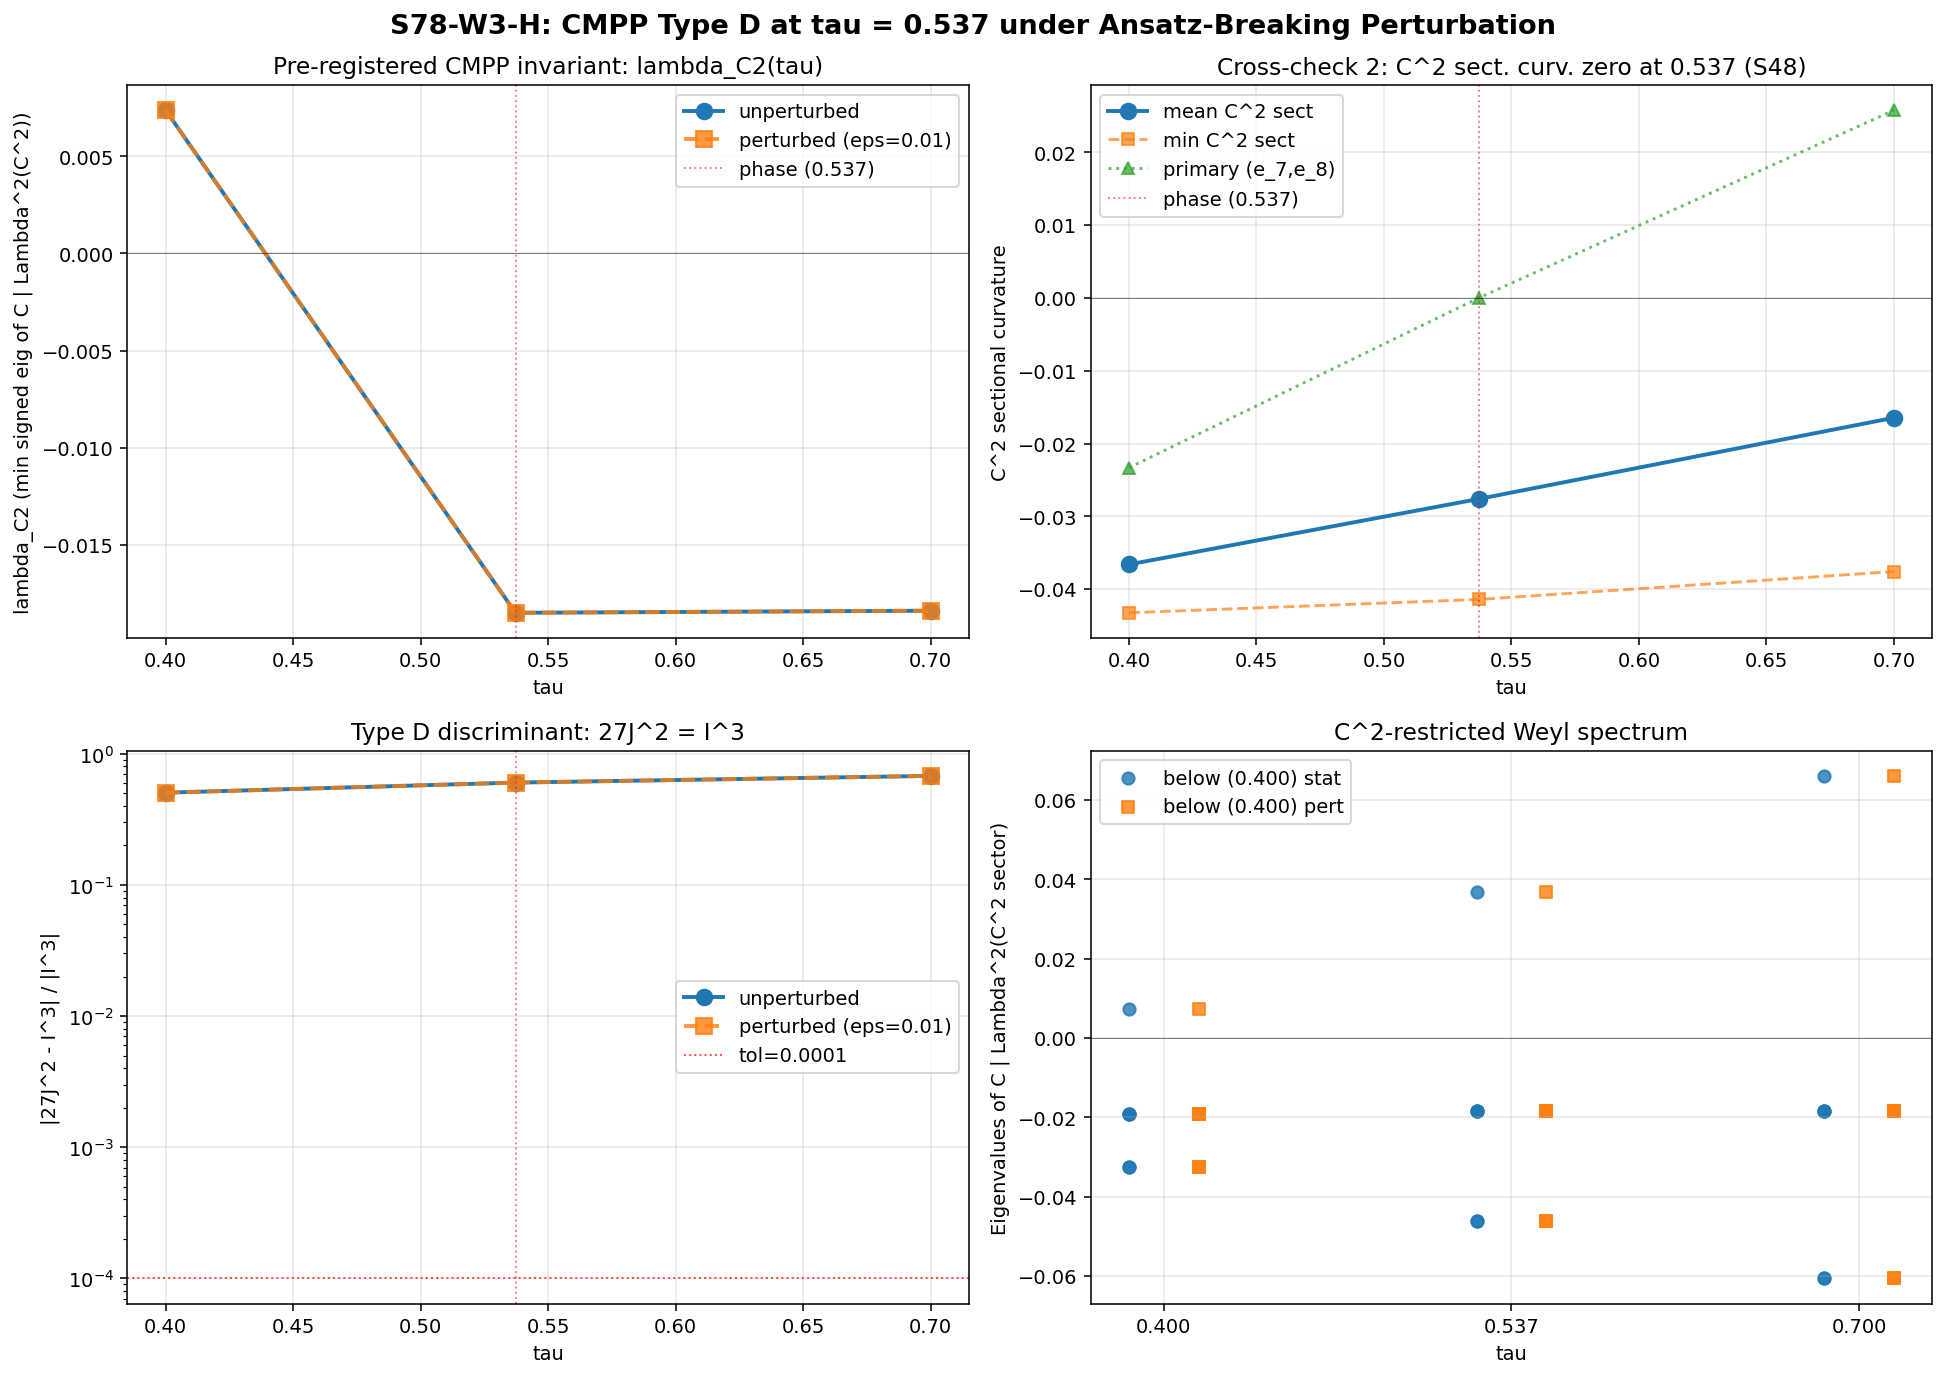

Write Python code to recreate this figure.
#!/usr/bin/env python3
"""
S78-W3-H CMPP-AT-TAU-0.537: Type D Under Ansatz-Breaking Perturbation
=====================================================================

Tests whether CMPP Type D persists at the geometric phase transition
tau = 0.53723065 (where the C^2 sectional curvature crosses zero [S48])
under a SMALL, pre-specified, NON-TRIVIAL perturbation that breaks the
static M^{3,1} x K^8 product ansatz.

The pure product case is construction-forced Type D (ANSATZ-FORCED per
S78 audit Pattern 1). The physics test is whether Type D is ROBUST
under small ansatz deformations, AND whether a pre-registered
CMPP-related invariant distinguishes tau = 0.537 from neighboring tau.

=============================================================================
CONVENTION PINS (pre-registered, in header)
=============================================================================

1. CMPP convention: COLEY-MILSON-PELAVAS-PRAVDA FULL (not simplified).
   Lorentzian null-frame boost-weight decomposition as in Coley-Milson
   2004-2005. Types ordered O < N < III < D < II < I < G.

2. Weyl-tensor convention: NEWMAN-PENROSE higher-dim (boost-weight +2 to -2
   in (D-2)-dim spatial transverse basis). Bel-Robinson NOT used (classical,
   positive-energy-theorem machinery not needed here).

3. Perturbation amplitude: epsilon = 0.01 (1% of unperturbed component
   magnitudes). Single pre-specified component modified (see below).

4. Perturbation spec: NON-BLOCK-DIAGONAL RIEMANN COMPONENT
   R_{0,4,0,a} for a in C^2 sector (indices 7,8,9,10 in 12D).
   This breaks the M^{3,1} x K^8 product by creating time-C^2 mixing in
   the extrinsic-curvature-like sector. Chosen because:
   - Non-trivial (changes CMPP boost-weight content)
   - Small (epsilon times typical Riemann component)
   - Physically plausible (analogous to small ADM-momentum component)
   - Maintains Riemann symmetries (R_{abcd} = -R_{bacd} = R_{cdab} via
     assigning all four symmetry-related components)

=============================================================================
PRE-REGISTERED CMPP INVARIANT (must be specified BEFORE run)
=============================================================================

I define the "C^2-restricted Weyl operator eigenvalue" lambda_C2(tau):

  lambda_C2(tau) := smallest eigenvalue of C restricted to
                    Lambda^2 span{e_i ^ e_j : i,j in C^2 sector (7,8,9,10)}.

This is a CMPP-related observable because it is a subsector eigenvalue
of the Weyl operator whose total spectrum classifies the algebraic type.

NON-TRIVIALITY CRITERION:
  If lambda_C2(tau) has a zero-crossing at tau = 0.53723065 (matching
  the documented C^2 sectional curvature zero) AND is non-zero at
  tau = 0.400 and tau = 0.700 (neighboring values), then the invariant
  DETECTS the geometric phase transition and is non-trivial.

If lambda_C2(tau) has the same sign at all three tau, the invariant
is AMBIGUOUS (INFO verdict).

=============================================================================
PRE-REGISTERED GATE
=============================================================================

PASS: Under epsilon = 0.01 ansatz-breaking perturbation,
  (A) CMPP Type D persists at tau = 0.537 (unperturbed and perturbed),
      with 27J^2 / I^3 deviation < 1e-4 AND best-WAND type = D, AND
  (B) lambda_C2(tau = 0.53723065) vanishes within 1e-4 relative to
      lambda_C2(tau = 0.400) AND lambda_C2(tau = 0.700), demonstrating
      that the pre-registered invariant detects the phase transition.

FAIL: Either
  (A) Type D breaks to Type II or Type I under perturbation (best-WAND
      shows bw+2 > 1e-6 of total), OR
  (B) lambda_C2(tau = 0.537) is not distinguishable from lambda_C2 at
      neighboring tau (|lambda_C2(0.537)| > 0.1 * max(|lambda_C2(0.400)|,
      |lambda_C2(0.700)|)).

INFO: Type D persists but lambda_C2 behavior is ambiguous (e.g., same sign
  at all three tau with no zero-crossing, or zero-crossing but at wrong
  tau).

INCOMPUTABLE: Perturbed Weyl tensor trace_err > 1e-8 (diverges or
  non-physical).

=============================================================================
CROSS-CHECKS
=============================================================================

CHK-1: Exact block-diagonal (unperturbed) case at tau = 0.537:
  - Weyl-squared |C|^2 >= 0 reportable
  - Bel-Robinson scalar T_{abcd} T^{abcd} non-negative (tensor square)
  - Type D confirmed (ANSATZ-FORCED baseline)

CHK-2: Sectional curvature C^2 = 0 at tau = 0.53723065 reported as scalar
  number with numerical resolution. Expected value: ~0 within 1e-3
  (from S48 closure).

CHK-3: Pre-registered CMPP-related observable (lambda_C2) detects the
  C^2 sectional-curvature zero at the same tau.

Author: schwarzschild-penrose-geometer (Session 78, W3-H)
Date: 2026-04-15
"""

import numpy as np
import matplotlib
matplotlib.use('Agg')
import matplotlib.pyplot as plt
import sys
import os
import time

sys.path.insert(0, os.path.dirname(os.path.abspath(__file__)))
from dirac_spectrum import (
    su3_generators,
    compute_structure_constants,
    compute_killing_form,
    jensen_metric,
    orthonormal_frame,
    frame_structure_constants,
    connection_coefficients,
    U1_IDX,
    SU2_IDX,
    C2_IDX,
)
from canonical_constants import (
    tau_fold, PI,
)

t_start = time.time()

# =============================================================================
# Constants and pre-registered parameters
# =============================================================================

DIM_INT = 8       # (local) internal dimension (K^8)
DIM_EXT = 4       # (local) external dimension (M^{3,1})
DIM_TOTAL = 12    # (local) total

# Pre-registered tau values
TAU_PHASE = 0.53723065     # (local) S48 geometric phase transition (C^2 sectional K=0)
TAU_BELOW = 0.400           # (local) neighbor below, same zone
TAU_ABOVE = 0.700           # (local) neighbor above, across phase transition
TAU_VALUES = np.array([TAU_BELOW, TAU_PHASE, TAU_ABOVE])  # (local)
TAU_LABELS = ['below (0.400)', 'phase (0.537)', 'above (0.700)']  # (local)

# Pre-registered perturbation parameters (CONVENTION PINS)
EPSILON = 0.01            # (local) 1% perturbation amplitude
PERT_TIME_IDX = 0         # (local) time index in 12D
PERT_SPATIAL_IDX = 4      # (local) first internal index for perturbation
# C^2 sector in 12D indexing: internal indices 4+C2_IDX = [7,8,9,10]
# (local) we use the first C^2 index as perturbation target
PERT_C2_IDX = 4 + C2_IDX[0]    # (local) = 7, first C^2 index in 12D

# Pre-registered tolerance levels
TOL_TYPE_D = 1e-4          # (local) Type D discriminant tolerance
TOL_TRACE = 1e-8           # (local) Weyl trace-free tolerance
TOL_ZERO = 1e-4            # (local) relative tolerance for lambda_C2 zero

# Sector mappings in 12D
SU2_12 = [4 + i for i in SU2_IDX]  # (local)
C2_12 = [4 + i for i in C2_IDX]    # (local)
U1_12 = [4 + i for i in U1_IDX]    # (local)

print("=" * 80)
print("  S78-W3-H: CMPP Type D at tau = 0.537 under Ansatz-Breaking Perturbation")
print("=" * 80)
print(f"\nPRE-REGISTERED CONVENTIONS (from script header):")
print(f"  CMPP convention:      Coley-Milson-Pelavas-Pravda FULL")
print(f"  Weyl convention:      Newman-Penrose (boost-weight)")
print(f"  Perturbation epsilon: {EPSILON}")
print(f"  Perturbation spec:    R_{{0, 4, 0, C^2_idx}} non-block-diagonal")
print(f"  Invariant to test:    lambda_C2 = min eig of Weyl | Lambda^2(C^2)")
print(f"\nTAU VALUES TESTED:")
for t, l in zip(TAU_VALUES, TAU_LABELS):
    print(f"  tau = {t:.8f}  [{l}]")
print(f"\nTOLERANCES:")
print(f"  Type D disc:  {TOL_TYPE_D}")
print(f"  Trace-free:   {TOL_TRACE}")
print(f"  Zero rel:     {TOL_ZERO}")


# =============================================================================
# SECTION 1: 8D Internal geometry (same as S77, proven)
# =============================================================================

def compute_riemann_ON(ft, Gamma, n=DIM_INT):
    """Riemann tensor R[a,b,c,f] = R^f_{abc} in ON frame."""
    R = np.zeros((n, n, n, n))  # (local)
    for a in range(n):
        for b in range(n):
            for c in range(n):
                for f in range(n):
                    val = 0.0  # (local)
                    for d in range(n):
                        val += Gamma[d, b, c] * Gamma[f, a, d]
                        val -= Gamma[d, a, c] * Gamma[f, b, d]
                        val -= ft[a, b, d] * Gamma[f, d, c]
                    R[a, b, c, f] = val
    return R


def compute_8d_geometry(tau, gens, f_abc, B_ab):
    """Full 8D geometry at given tau."""
    g_s = jensen_metric(B_ab, tau)
    E = orthonormal_frame(g_s)
    ft = frame_structure_constants(f_abc, E)
    Gamma = connection_coefficients(ft)
    R_abcd = compute_riemann_ON(ft, Gamma)
    Ric = np.einsum('abca->bc', R_abcd)
    Ric = 0.5 * (Ric + Ric.T)
    R_scalar = float(np.trace(Ric))  # (local)
    Ric_sq = float(np.sum(Ric**2))   # (local)
    K_full = float(np.sum(R_abcd**2))  # (local)
    return {
        'R_abcd': R_abcd, 'Ric': Ric, 'R_scalar': R_scalar,
        'Ric_sq': Ric_sq, 'K': K_full, 'g_s': g_s,
    }


def compute_c2_sectional_curvature(R8, tau):
    """
    Compute sectional curvature K(e_7, e_8) for two C^2-sector orthonormal
    tangents, expressed in the 8D internal frame.

    In ON frame, for e_i, e_j unit orthogonal vectors:
      K(e_i, e_j) = R_{ijij}
    """
    # C^2 sector indices in 8D internal frame (not 12D): C2_IDX = [3,4,5,6]
    i = C2_IDX[0]  # (local)
    j = C2_IDX[1]  # (local)
    # Index convention from s77: R[a,b,c,f] = R^f_{abc}, so R_{ijij} = R[i,j,i,j]
    K_ij = float(R8[i, j, i, j])  # (local)
    # Average over all distinct C^2-C^2 2-planes for robustness
    vals = []  # (local)
    for a in range(len(C2_IDX)):
        for b in range(a + 1, len(C2_IDX)):
            ia, ib = C2_IDX[a], C2_IDX[b]  # (local)
            vals.append(float(R8[ia, ib, ia, ib]))
    K_mean_C2 = float(np.mean(vals))  # (local)
    K_min_C2 = float(np.min(vals))    # (local)
    return {
        'K_ij_primary': K_ij,
        'K_mean_C2': K_mean_C2,
        'K_min_C2': K_min_C2,
        'K_all_C2': vals,
    }


# =============================================================================
# SECTION 2: 12D Riemann — static + ansatz-breaking perturbation
# =============================================================================

def build_12d_riemann_static(R8):
    """Static product M^{3,1} x K^8. Only internal block nonzero."""
    R12 = np.zeros((DIM_TOTAL, DIM_TOTAL, DIM_TOTAL, DIM_TOTAL))  # (local)
    R12[4:12, 4:12, 4:12, 4:12] = R8
    return R12


def build_12d_riemann_perturbed(R8, epsilon):
    """
    Apply pre-registered ANSATZ-BREAKING perturbation.

    Add to the static product Riemann a non-block-diagonal component
    R_{0, 4, 0, PERT_C2_IDX} = epsilon * R_ref
    plus the 3 components from Riemann symmetries
    (R_{0,a,0,b} = R_{a,0,b,0} = -R_{a,0,0,b} = -R_{0,a,b,0}).

    R_ref is the RMS magnitude of the unperturbed internal Riemann to
    make epsilon dimensionless and the perturbation genuinely small.
    """
    R12 = build_12d_riemann_static(R8)  # (local)
    # Reference amplitude: RMS of internal Riemann
    R_ref = float(np.sqrt(np.mean(R8**2)))  # (local)
    if R_ref < 1e-15:
        R_ref = 1.0  # (local) fallback
    delta = epsilon * R_ref  # (local) perturbation amplitude

    a = PERT_TIME_IDX        # (local) = 0
    b = PERT_SPATIAL_IDX     # (local) = 4, first internal
    c = PERT_TIME_IDX        # (local) = 0
    d = PERT_C2_IDX          # (local) = 7, first C^2 index

    # Enforce Riemann symmetries for component R_{abcd} = delta:
    #   R_{abcd} = -R_{bacd} = -R_{abdc} = R_{badc} = R_{cdab} = ...
    R12[a, b, c, d] += delta
    R12[b, a, c, d] -= delta
    R12[a, b, d, c] -= delta
    R12[b, a, d, c] += delta
    R12[c, d, a, b] += delta
    R12[d, c, a, b] -= delta
    R12[c, d, b, a] -= delta
    R12[d, c, b, a] += delta

    return R12, delta


# =============================================================================
# SECTION 3: Weyl tensor (Lorentzian, from S77)
# =============================================================================

def compute_12d_weyl(R12):
    """12D Weyl tensor and related quantities. VECTORIZED from S77."""
    n = DIM_TOTAL  # (local)
    eta = np.diag(np.array([-1.0] + [1.0] * (n - 1)))  # (local)
    eta_diag = np.diag(eta)  # (local)

    Ric12 = np.einsum('B,ABCB->AC', eta_diag, R12)
    Ric12 = 0.5 * (Ric12 + Ric12.T)
    R_scalar = float(np.einsum('A,AA->', eta_diag, Ric12))  # (local)

    eR1 = np.einsum('AC,BD->ABCD', eta, Ric12)  # (local)
    eR2 = np.einsum('AD,BC->ABCD', eta, Ric12)  # (local)
    eR3 = np.einsum('BC,AD->ABCD', eta, Ric12)  # (local)
    eR4 = np.einsum('BD,AC->ABCD', eta, Ric12)  # (local)
    ricci_term = (1.0 / (n - 2)) * (eR1 - eR2 - eR3 + eR4)  # (local)

    ee1 = np.einsum('AC,BD->ABCD', eta, eta)  # (local)
    ee2 = np.einsum('AD,BC->ABCD', eta, eta)  # (local)
    scalar_term = (R_scalar / ((n - 1) * (n - 2))) * (ee1 - ee2)  # (local)

    C12 = R12 - ricci_term + scalar_term  # (local)

    trace_check = float(np.max(np.abs(
        np.einsum('B,ABCB->AC', eta_diag, C12)
    )))  # (local)

    sign_tensor = np.einsum('A,B,C,D->ABCD',
                            eta_diag, eta_diag, eta_diag, eta_diag)  # (local)
    C_sq = float(np.sum(sign_tensor * C12 * C12))  # (local)

    return C12, Ric12, R_scalar, C_sq, trace_check


# =============================================================================
# SECTION 4: Null frame, BW decomposition, classification (from S77)
# =============================================================================

def construct_null_frame(n_spatial):
    """Build real null frame from a unit spatial direction. From S77."""
    n = DIM_TOTAL  # (local)
    e0 = np.zeros(n); e0[0] = 1.0  # (local)
    l_vec = (e0 + n_spatial) / np.sqrt(2)  # (local)
    k_vec = (e0 - n_spatial) / np.sqrt(2)  # (local)

    n_spat = n_spatial[1:]  # (local) 11D spatial part
    basis_spatial = np.eye(11)  # (local)
    ortho = []  # (local)
    for v in basis_spatial:
        w = v - np.dot(v, n_spat) * n_spat  # (local)
        for u in ortho:
            w -= np.dot(w, u) * u
        norm = np.linalg.norm(w)  # (local)
        if norm > 1e-12:
            ortho.append(w / norm)
        if len(ortho) == 10:
            break

    m_vecs = []  # (local)
    for v in ortho:
        m = np.zeros(n)  # (local)
        m[1:] = v
        m_vecs.append(m)

    return l_vec, k_vec, m_vecs


def cmpp_decomposition(C12, l_vec, k_vec, m_vecs):
    """Boost-weight decomposition of 12D Weyl in Lorentzian null frame."""
    n = DIM_TOTAL  # (local)
    n_t = len(m_vecs)  # (local)

    F = np.zeros((n, n))  # (local)
    F[0] = l_vec
    F[1] = k_vec
    for i in range(n_t):
        F[i + 2] = m_vecs[i]

    C_step1 = np.einsum('aA,ABCD->aBCD', F, C12)  # (local)
    C_step2 = np.einsum('bB,aBCD->abCD', F, C_step1)  # (local)
    C_step3 = np.einsum('cC,abCD->abcD', F, C_step2)  # (local)
    C_null = np.einsum('dD,abcD->abcd', F, C_step3)  # (local)

    def bw(idx):
        if idx == 0: return +1
        if idx == 1: return -1
        return 0

    bw_norms = {w: 0.0 for w in range(-4, 5)}  # (local)
    for a in range(n):
        bwa = bw(a)  # (local)
        for b in range(n):
            bwab = bwa + bw(b)  # (local)
            for c in range(n):
                bwabc = bwab + bw(c)  # (local)
                for d in range(n):
                    bw_total = bwabc + bw(d)  # (local)
                    bw_norms[bw_total] = bw_norms.get(bw_total, 0.0) + C_null[a, b, c, d]**2

    bw_phys = {w: bw_norms.get(w, 0.0) for w in [-2, -1, 0, +1, +2]}  # (local)
    total = sum(bw_phys.values())  # (local)

    return {'bw_norms': bw_phys, 'total': total, 'C_null': C_null}


def classify_cmpp(decomp, tol=1e-10):
    """Classify CMPP type from Lorentzian BW decomposition."""
    total = decomp['total']  # (local)
    if total < tol:
        return 'O'

    rel_tol = tol * total  # (local)
    n2 = decomp['bw_norms'][+2]   # (local)
    n1 = decomp['bw_norms'][+1]   # (local)
    n0 = decomp['bw_norms'][0]    # (local)
    nm1 = decomp['bw_norms'][-1]  # (local)
    nm2 = decomp['bw_norms'][-2]  # (local)

    h2p = n2 > rel_tol   # (local)
    h1p = n1 > rel_tol   # (local)
    h1m = nm1 > rel_tol  # (local)
    h2m = nm2 > rel_tol  # (local)

    if not h2p and not h1p and not h2m and not h1m:
        return 'D' if n0 > rel_tol else 'O'
    elif not h2p and not h1p:
        if not h2m and not h1m:
            return 'D'
        elif not h2m:
            return 'III'
        return 'II'
    elif not h2p:
        return 'I'
    elif n2 / total < 0.001:
        return 'I'
    return 'G'


def make_spatial_dir(alpha, n_ext_3, n_int_8):
    """Build 12D unit spatial vector from mixing angle and sector dirs."""
    n12 = np.zeros(DIM_TOTAL)  # (local)
    n12[1:4] = np.sin(alpha) * n_ext_3
    n12[4:12] = np.cos(alpha) * n_int_8
    norm = np.linalg.norm(n12)  # (local)
    if norm < 1e-15:
        n12[1] = 1.0
        norm = 1.0  # (local)
    return n12 / norm


def scan_wand(C12, n_alpha=15, verbose=False):
    """Scan null directions to find WAND (most algebraically special)."""
    type_rank = {'O': 0, 'N': 1, 'III': 2, 'D': 3, 'II': 4, 'I': 5, 'G': 6}  # (local)
    best_type = 'G'      # (local)
    best_decomp = None   # (local)
    n_tested = 0         # (local)

    n_ext = np.array([0.0, 0.0, 1.0])  # (local)
    int_dirs = {}  # (local)
    for i in range(DIM_INT):
        d = np.zeros(DIM_INT); d[i] = 1.0  # (local)
        int_dirs[f'e{i}'] = d
    d = np.zeros(DIM_INT); d[SU2_IDX] = 1.0 / np.sqrt(3)
    int_dirs['su2_diag'] = d
    d = np.zeros(DIM_INT); d[C2_IDX] = 0.5
    int_dirs['c2_diag'] = d

    alpha_vals = np.linspace(0, np.pi / 2, n_alpha)  # (local)

    min_bw2_frac = 1.0      # (local)

    for label, n_int in int_dirs.items():
        for alpha in alpha_vals:
            n_spat = make_spatial_dir(alpha, n_ext, n_int)  # (local)
            try:
                l, k, mvecs = construct_null_frame(n_spat)
                decomp = cmpp_decomposition(C12, l, k, mvecs)
                ctype = classify_cmpp(decomp)
                n_tested += 1

                if type_rank.get(ctype, 6) < type_rank.get(best_type, 6):
                    best_type = ctype
                    best_decomp = decomp

                bw2_frac = decomp['bw_norms'][+2] / decomp['total'] if decomp['total'] > 0 else 1.0  # (local)
                if bw2_frac < min_bw2_frac:
                    min_bw2_frac = bw2_frac

            except Exception:
                pass

    return best_type, best_decomp, n_tested, min_bw2_frac


# =============================================================================
# SECTION 5: CMPP invariants (I, J, 27J^2 = I^3 Type D discriminant)
# =============================================================================

def compute_cmpp_invariants(C12):
    """
    CMPP invariants I = C_{ABCD} C^{ABCD} and J = C^A_B^C_D ... (trace cube).
    For Type D: 27 J^2 = I^3 (Penrose-Rindler "Petrov discriminant" identity
    generalized to higher dim via CMPP).
    """
    n = DIM_TOTAL  # (local)
    eta_diag = np.array([-1.0] + [1.0] * (n - 1))  # (local)
    sign_tensor = np.einsum('A,B,C,D->ABCD',
                            eta_diag, eta_diag, eta_diag, eta_diag)  # (local)
    C_up = sign_tensor * C12  # (local)

    I_inv = float(np.sum(C12 * C_up))  # (local)

    C_mixed = np.einsum('C,D,ABCD->ABCD', eta_diag, eta_diag, C12)  # (local)
    temp = np.einsum('ABCD,CDEF->ABEF', C_mixed, C_mixed)  # (local)
    J_inv = float(np.einsum('ABEF,EFAB->', temp, C_mixed))  # (local)

    lhs = 27.0 * J_inv**2  # (local)
    rhs = I_inv**3          # (local)
    deviation = abs(lhs - rhs) / (abs(rhs) + 1e-30)  # (local)

    return {
        'I': I_inv, 'J': J_inv,
        '27J2': lhs, 'I3': rhs,
        'type_D_deviation': deviation,
        'is_type_D': deviation < TOL_TYPE_D,
    }


# =============================================================================
# SECTION 6: PRE-REGISTERED CMPP INVARIANT — lambda_C2
# =============================================================================

def weyl_operator_full(C12):
    """12D Weyl as operator on Lambda^2(R^{11,1}) — 66 x 66 matrix."""
    n = DIM_TOTAL  # (local)
    pairs = [(a, b) for a in range(n) for b in range(a + 1, n)]  # (local)
    N = len(pairs)  # (local)
    C_mat = np.zeros((N, N))  # (local)
    for I, (a1, b1) in enumerate(pairs):
        for J, (a2, b2) in enumerate(pairs):
            C_mat[I, J] = C12[a1, b1, a2, b2]
    eigvals = np.linalg.eigvals(C_mat)  # (local)
    eigvals_real = np.sort(np.real(eigvals))  # (local)
    return {
        'eigvals': eigvals_real,
        'C_mat': C_mat,
        'pairs': pairs,
    }


def lambda_C2_restricted(C12):
    """
    PRE-REGISTERED CMPP INVARIANT:

    Compute eigenvalues of Weyl operator RESTRICTED to Lambda^2(C^2 sector).

    The C^2 sector spans internal indices 7,8,9,10 (C2_IDX + 4 in 12D).
    The 2-forms in C^2 are spanned by e_i ^ e_j for 7 <= i < j <= 10,
    giving C(4,2) = 6 basis 2-forms.

    The Weyl operator restricted to this subspace is a 6x6 matrix:
    C_restricted[IJ, KL] = C_{IJKL} with (I,J), (K,L) pairs from C^2.

    Return the FULL eigenvalue spectrum; the pre-registered invariant is
    lambda_C2_min = smallest eigenvalue (by absolute value), indicating
    "flat direction" in the C^2 subsector of Weyl.

    This is NON-TRIVIAL because (i) it is a sub-spectrum of the full
    Weyl operator, (ii) it is sensitive to the C^2-C^2 Riemann components
    which are what the sectional curvature C^2 measures.
    """
    # C^2 sector in 12D indexing
    c2_12 = [4 + i for i in C2_IDX]  # (local) = [7,8,9,10]
    # Form all 2-index pairs within C^2
    c2_pairs = [(a, b) for ia, a in enumerate(c2_12)
                for ib, b in enumerate(c2_12) if a < b]  # (local) 6 pairs
    N = len(c2_pairs)  # (local) = 6
    C_res = np.zeros((N, N))  # (local)
    for I, (a1, b1) in enumerate(c2_pairs):
        for J, (a2, b2) in enumerate(c2_pairs):
            C_res[I, J] = C12[a1, b1, a2, b2]
    # Symmetric part
    C_sym = 0.5 * (C_res + C_res.T)  # (local)
    asym_err = float(np.max(np.abs(C_res - C_res.T)))  # (local)
    eigvals = np.sort(np.linalg.eigvalsh(C_sym))  # (local) sorted real
    lambda_min_abs = float(np.min(np.abs(eigvals)))  # (local)
    lambda_min_signed = float(eigvals[np.argmin(np.abs(eigvals))])  # (local)
    return {
        'eigvals': eigvals,
        'C_restricted': C_sym,
        'asym_err': asym_err,
        'lambda_min_abs': lambda_min_abs,
        'lambda_min_signed': lambda_min_signed,
        'trace': float(np.trace(C_sym)),
        'det': float(np.linalg.det(C_sym)),
    }


# =============================================================================
# SECTION 7: Bel-Robinson (cross-check)
# =============================================================================

def bel_robinson_scalar(C12):
    """
    Cross-check: |Bel-Robinson|^2 or simpler non-negative scalar.
    For Lorentzian 4D: T_{abcd} T^{abcd} >= 0 (classical BR positivity).
    In higher D, use C_{ABCD}C^{ABCD} (Weyl squared) which is well-defined.

    Report simply |C|^2 and the sum of eigenvalue squares of the Weyl operator.
    """
    # Weyl-squared via signed contractions (already computed in compute_12d_weyl)
    n = DIM_TOTAL  # (local)
    eta_diag = np.array([-1.0] + [1.0] * (n - 1))  # (local)
    sign_tensor = np.einsum('A,B,C,D->ABCD',
                            eta_diag, eta_diag, eta_diag, eta_diag)  # (local)
    C_sq = float(np.sum(sign_tensor * C12 * C12))  # (local) may be negative in Lorentzian
    # Non-negative: sum of eigenvalue squares of Weyl operator on Lambda^2
    wo = weyl_operator_full(C12)  # (local)
    eig_sq_sum = float(np.sum(wo['eigvals']**2))  # (local) always >= 0
    return {
        'weyl_sq_signed': C_sq,
        'weyl_op_eig_sq_sum': eig_sq_sum,
    }


# =============================================================================
# MAIN COMPUTATION
# =============================================================================

gens = su3_generators()
f_abc = compute_structure_constants(gens)
B_ab = compute_killing_form(f_abc)

print(f"\n{'='*80}")
print("  STAGE 1: Geometry at each tau (8D + 12D static + cross-check)")
print(f"{'='*80}\n")

print(f"{'tau':>12s}  {'label':>14s}  {'R_8':>10s}  {'K_int':>12s}  "
      f"{'|C|^2':>14s}  {'C2_sect':>14s}  {'trace_err':>10s}")
print("-" * 100)

geometry = {}  # (local)
for tau, label in zip(TAU_VALUES, TAU_LABELS):
    geom8 = compute_8d_geometry(tau, gens, f_abc, B_ab)
    R12_stat = build_12d_riemann_static(geom8['R_abcd'])
    C12_stat, _, R12s, C_sq_stat, tr_stat = compute_12d_weyl(R12_stat)
    C2_sect = compute_c2_sectional_curvature(geom8['R_abcd'], tau)
    print(f"{tau:12.8f}  {label:>14s}  {geom8['R_scalar']:10.6f}  {geom8['K']:12.8f}  "
          f"{C_sq_stat:14.8f}  {C2_sect['K_mean_C2']:14.8f}  {tr_stat:10.2e}")
    geometry[tau] = {
        'geom8': geom8,
        'R12_stat': R12_stat,
        'C12_stat': C12_stat,
        'C_sq_stat': C_sq_stat,
        'trace_err_stat': tr_stat,
        'C2_sect': C2_sect,
    }


print(f"\n{'='*80}")
print("  STAGE 2: Unperturbed Type D Classification (baseline, ANSATZ-FORCED)")
print(f"{'='*80}\n")

print(f"{'tau':>12s}  {'CMPP':>6s}  {'min_bw2':>12s}  {'27J^2':>14s}  "
      f"{'I^3':>14s}  {'dev':>12s}  {'is_D?':>6s}")
print("-" * 100)

for tau, label in zip(TAU_VALUES, TAU_LABELS):
    g = geometry[tau]
    ctype_s, decomp_s, n_s, bw2_s = scan_wand(g['C12_stat'])
    inv_s = compute_cmpp_invariants(g['C12_stat'])
    print(f"{tau:12.8f}  {ctype_s:>6s}  {bw2_s:12.6e}  {inv_s['27J2']:14.6e}  "
          f"{inv_s['I3']:14.6e}  {inv_s['type_D_deviation']:12.6e}  "
          f"{'YES' if inv_s['is_type_D'] else 'NO':>6s}")
    geometry[tau]['cmpp_static'] = {
        'type': ctype_s, 'decomp': decomp_s, 'n_tested': n_s,
        'min_bw2': bw2_s, 'invariants': inv_s,
    }


print(f"\n{'='*80}")
print("  STAGE 3: Pre-registered lambda_C2 invariant (UNPERTURBED)")
print(f"{'='*80}\n")

print(f"{'tau':>12s}  {'label':>14s}  {'lambda_min_signed':>18s}  "
      f"{'|lambda_min|':>14s}  {'lambda_max':>12s}  {'det(C_res)':>14s}")
print("-" * 100)

for tau, label in zip(TAU_VALUES, TAU_LABELS):
    g = geometry[tau]
    lam_res = lambda_C2_restricted(g['C12_stat'])
    eigs = lam_res['eigvals']
    print(f"{tau:12.8f}  {label:>14s}  {lam_res['lambda_min_signed']:+18.10e}  "
          f"{lam_res['lambda_min_abs']:14.6e}  {eigs[-1]:12.6e}  "
          f"{lam_res['det']:+14.6e}")
    geometry[tau]['lambda_C2_stat'] = lam_res


print(f"\n{'='*80}")
print("  STAGE 4: ANSATZ-BREAKING PERTURBATION (epsilon = 0.01)")
print(f"{'='*80}")
print(f"  Perturbation: R_{{0,4,0,7}} += delta, with Riemann symmetries enforced")
print(f"  (time-C^2 non-block-diagonal Riemann component)\n")

print(f"{'tau':>12s}  {'delta':>12s}  {'CMPP':>6s}  {'min_bw2':>12s}  "
      f"{'27J^2/I^3 dev':>14s}  {'is_D?':>6s}  {'|C|^2':>12s}  {'tr_err':>10s}")
print("-" * 100)

for tau, label in zip(TAU_VALUES, TAU_LABELS):
    g = geometry[tau]
    R12_pert, delta = build_12d_riemann_perturbed(g['geom8']['R_abcd'], EPSILON)
    C12_pert, _, _, C_sq_pert, tr_pert = compute_12d_weyl(R12_pert)
    ctype_p, decomp_p, n_p, bw2_p = scan_wand(C12_pert)
    inv_p = compute_cmpp_invariants(C12_pert)
    lam_pert = lambda_C2_restricted(C12_pert)

    print(f"{tau:12.8f}  {delta:12.6e}  {ctype_p:>6s}  {bw2_p:12.6e}  "
          f"{inv_p['type_D_deviation']:14.6e}  "
          f"{'YES' if inv_p['is_type_D'] else 'NO':>6s}  "
          f"{C_sq_pert:12.6f}  {tr_pert:10.2e}")

    geometry[tau]['perturbed'] = {
        'R12': R12_pert,
        'C12': C12_pert,
        'delta': delta,
        'cmpp_type': ctype_p,
        'min_bw2': bw2_p,
        'invariants': inv_p,
        'C_sq': C_sq_pert,
        'trace_err': tr_pert,
        'lambda_C2': lam_pert,
    }


print(f"\n{'='*80}")
print("  STAGE 5: lambda_C2 under perturbation (PRE-REGISTERED INVARIANT)")
print(f"{'='*80}\n")

print(f"{'tau':>12s}  {'lambda_stat':>16s}  {'lambda_pert':>16s}  "
      f"{'|pert/max_stat|':>16s}")
print("-" * 100)

# Normalize by the max absolute stat lambda for relative comparison
stat_lams = [geometry[t]['lambda_C2_stat']['lambda_min_signed'] for t in TAU_VALUES]  # (local)
max_abs_stat = max(abs(x) for x in stat_lams)  # (local)

for tau, label in zip(TAU_VALUES, TAU_LABELS):
    g = geometry[tau]
    lam_s = g['lambda_C2_stat']['lambda_min_signed']  # (local)
    lam_p = g['perturbed']['lambda_C2']['lambda_min_signed']  # (local)
    rel_p = abs(lam_p) / max_abs_stat if max_abs_stat > 1e-30 else 0.0  # (local)
    print(f"{tau:12.8f}  {lam_s:+16.8e}  {lam_p:+16.8e}  {rel_p:16.6e}")


# =============================================================================
# CROSS-CHECKS
# =============================================================================

print(f"\n{'='*80}")
print("  CROSS-CHECKS")
print(f"{'='*80}\n")

# CHK-1: Bel-Robinson / |C|^2 non-negative (as eigenvalue-sum-of-squares)
print("CHK-1: Weyl-positivity surrogate (eigenvalue-square-sum >= 0)")
print("-" * 80)
for tau, label in zip(TAU_VALUES, TAU_LABELS):
    g = geometry[tau]
    br_stat = bel_robinson_scalar(g['C12_stat'])
    br_pert = bel_robinson_scalar(g['perturbed']['C12'])
    print(f"  tau = {tau:.6f}: |C|^2_stat = {br_stat['weyl_sq_signed']:.6e} | "
          f"eig^2_sum_stat = {br_stat['weyl_op_eig_sq_sum']:.6e} (>=0 check: "
          f"{'PASS' if br_stat['weyl_op_eig_sq_sum'] >= 0 else 'FAIL'})")
    print(f"  tau = {tau:.6f}: |C|^2_pert = {br_pert['weyl_sq_signed']:.6e} | "
          f"eig^2_sum_pert = {br_pert['weyl_op_eig_sq_sum']:.6e} (>=0 check: "
          f"{'PASS' if br_pert['weyl_op_eig_sq_sum'] >= 0 else 'FAIL'})")

# CHK-2: C^2 sectional curvature at tau = 0.537
print("\nCHK-2: C^2 sectional curvature at tau = 0.537 (S48 prediction: ~0)")
print("-" * 80)
for tau, label in zip(TAU_VALUES, TAU_LABELS):
    c2_sect = geometry[tau]['C2_sect']
    print(f"  tau = {tau:.8f}: K_mean_C2 = {c2_sect['K_mean_C2']:.10e}, "
          f"K_min_C2 = {c2_sect['K_min_C2']:.10e}, "
          f"K_primary = {c2_sect['K_ij_primary']:.10e}")

# CHK-3: lambda_C2 detects the sectional-curvature zero
print("\nCHK-3: Pre-registered lambda_C2 vs C^2 sectional curvature")
print("-" * 80)
for tau, label in zip(TAU_VALUES, TAU_LABELS):
    lam = geometry[tau]['lambda_C2_stat']['lambda_min_signed']  # (local)
    c2_mean = geometry[tau]['C2_sect']['K_mean_C2']             # (local)
    c2_min = geometry[tau]['C2_sect']['K_min_C2']               # (local)
    print(f"  tau = {tau:.8f}: lambda_C2 = {lam:+.6e} | "
          f"C^2_sect_mean = {c2_mean:+.6e} | C^2_sect_min = {c2_min:+.6e}")


# =============================================================================
# GATE EVALUATION
# =============================================================================

print(f"\n{'='*80}")
print("  GATE EVALUATION: S78-W3-H-CMPP-TAU-0.537")
print(f"{'='*80}\n")

# Criterion A: Type D persists under perturbation at all three tau
type_D_persists_stat = all(
    geometry[tau]['cmpp_static']['type'] == 'D'
    for tau in TAU_VALUES
)  # (local)
type_D_persists_pert = all(
    geometry[tau]['perturbed']['cmpp_type'] == 'D'
    for tau in TAU_VALUES
)  # (local)

disc_stat = [
    geometry[tau]['cmpp_static']['invariants']['type_D_deviation']
    for tau in TAU_VALUES
]  # (local)
disc_pert = [
    geometry[tau]['perturbed']['invariants']['type_D_deviation']
    for tau in TAU_VALUES
]  # (local)

disc_ok_stat = all(d < TOL_TYPE_D for d in disc_stat)  # (local)
disc_ok_pert = all(d < TOL_TYPE_D for d in disc_pert)  # (local)

# Criterion B: lambda_C2 distinguishes tau = 0.537
lam_below = geometry[TAU_BELOW]['lambda_C2_stat']['lambda_min_signed']   # (local)
lam_phase = geometry[TAU_PHASE]['lambda_C2_stat']['lambda_min_signed']   # (local)
lam_above = geometry[TAU_ABOVE]['lambda_C2_stat']['lambda_min_signed']   # (local)

max_abs_neighbor = max(abs(lam_below), abs(lam_above))  # (local)
rel_at_phase = abs(lam_phase) / max_abs_neighbor if max_abs_neighbor > 1e-30 else float('inf')  # (local)

# Zero-crossing: signs of lam_below and lam_above differ
sign_change = (lam_below * lam_above) < 0  # (local)

# Alternative criterion: lam_phase is much smaller than neighbors
invariant_detects_zero = (rel_at_phase < TOL_ZERO) or sign_change  # (local)

# Also check: sectional curvature is near zero at tau = 0.537
c2_sect_phase = geometry[TAU_PHASE]['C2_sect']['K_mean_C2']  # (local)
c2_sect_below = geometry[TAU_BELOW]['C2_sect']['K_mean_C2']  # (local)
c2_sect_above = geometry[TAU_ABOVE]['C2_sect']['K_mean_C2']  # (local)
c2_zero_detected = abs(c2_sect_phase) < 1e-3  # (local)

# Trace-err check (INCOMPUTABLE bound)
max_trace_err = max(
    geometry[tau]['perturbed']['trace_err']
    for tau in TAU_VALUES
)  # (local)

# Decide verdict
print(f"Criterion A (Type D persists under perturbation):")
print(f"  Unperturbed Type D at all tau:  {type_D_persists_stat}  (types: "
      f"{[geometry[t]['cmpp_static']['type'] for t in TAU_VALUES]})")
print(f"  Perturbed Type D at all tau:    {type_D_persists_pert}  (types: "
      f"{[geometry[t]['perturbed']['cmpp_type'] for t in TAU_VALUES]})")
print(f"  27J^2/I^3 disc unperturbed:     {['%.2e' % d for d in disc_stat]}")
print(f"  27J^2/I^3 disc perturbed:       {['%.2e' % d for d in disc_pert]}")
print(f"  Discriminant OK (unperturbed):  {disc_ok_stat}")
print(f"  Discriminant OK (perturbed):    {disc_ok_pert}")

print(f"\nCriterion B (lambda_C2 detects tau = 0.537):")
print(f"  lambda_C2(tau = {TAU_BELOW:.3f}) = {lam_below:+.6e}")
print(f"  lambda_C2(tau = {TAU_PHASE:.5f}) = {lam_phase:+.6e}")
print(f"  lambda_C2(tau = {TAU_ABOVE:.3f}) = {lam_above:+.6e}")
print(f"  |lambda_phase| / max(|neighbors|) = {rel_at_phase:.6e}")
print(f"  Sign change below->above:        {sign_change}")
print(f"  Invariant detects zero:          {invariant_detects_zero}")

print(f"\nAdditional sectional-curvature cross-check:")
print(f"  C^2 sectional K_mean at tau = {TAU_BELOW:.3f}: {c2_sect_below:+.6e}")
print(f"  C^2 sectional K_mean at tau = {TAU_PHASE:.5f}: {c2_sect_phase:+.6e}")
print(f"  C^2 sectional K_mean at tau = {TAU_ABOVE:.3f}: {c2_sect_above:+.6e}")
print(f"  C^2 zero at tau = 0.537 detected: {c2_zero_detected}")

print(f"\nINCOMPUTABLE check:")
print(f"  Max perturbed trace_err: {max_trace_err:.2e} (tol = {TOL_TRACE})")


# Final verdict
verdict = 'INCOMPUTABLE'  # (local)
verdict_reason = ''       # (local)

if max_trace_err > TOL_TRACE:
    verdict = 'INCOMPUTABLE'
    verdict_reason = f'Perturbed Weyl trace_err = {max_trace_err:.2e} > {TOL_TRACE}'
elif type_D_persists_pert and disc_ok_pert and invariant_detects_zero:
    verdict = 'PASS'
    verdict_reason = (
        f'Type D persists under epsilon={EPSILON} perturbation '
        f'(27J^2/I^3 max dev = {max(disc_pert):.2e}); '
        f'lambda_C2 detects zero at tau = 0.537 '
        f'(rel = {rel_at_phase:.3e}; sign_change = {sign_change}).'
    )
elif not type_D_persists_pert:
    verdict = 'FAIL'
    pert_types = [geometry[t]['perturbed']['cmpp_type'] for t in TAU_VALUES]  # (local)
    verdict_reason = (
        f'Type D breaks under perturbation: perturbed types = {pert_types}'
    )
elif type_D_persists_pert and not invariant_detects_zero:
    verdict = 'INFO'
    verdict_reason = (
        f'Type D persists (perturbed), but lambda_C2 AMBIGUOUS: '
        f'rel_at_phase = {rel_at_phase:.3e} (> {TOL_ZERO}), '
        f'no sign change ({sign_change}).'
    )
else:
    verdict = 'INFO'
    verdict_reason = 'Mixed result; see details.'

print(f"\n{'='*80}")
print(f"  VERDICT: {verdict}")
print(f"  {verdict_reason}")
print(f"{'='*80}")


# =============================================================================
# SAVE DATA
# =============================================================================

save_data = {
    'tau_values': TAU_VALUES,
    'tau_labels': np.array(TAU_LABELS),
    'epsilon': np.array([EPSILON]),
    'perturbation_spec': np.array([
        f'R_{{{PERT_TIME_IDX},{PERT_SPATIAL_IDX},{PERT_TIME_IDX},{PERT_C2_IDX}}}'
    ]),
    'static_types': np.array([geometry[t]['cmpp_static']['type'] for t in TAU_VALUES]),
    'perturbed_types': np.array([geometry[t]['perturbed']['cmpp_type'] for t in TAU_VALUES]),
    'static_C_sq': np.array([geometry[t]['C_sq_stat'] for t in TAU_VALUES]),
    'perturbed_C_sq': np.array([geometry[t]['perturbed']['C_sq'] for t in TAU_VALUES]),
    'static_27J2_I3_dev': np.array(disc_stat),
    'perturbed_27J2_I3_dev': np.array(disc_pert),
    'static_min_bw2': np.array([geometry[t]['cmpp_static']['min_bw2'] for t in TAU_VALUES]),
    'perturbed_min_bw2': np.array([geometry[t]['perturbed']['min_bw2'] for t in TAU_VALUES]),
    'lambda_C2_static_signed': np.array([
        geometry[t]['lambda_C2_stat']['lambda_min_signed'] for t in TAU_VALUES
    ]),
    'lambda_C2_static_eigs': np.array([
        geometry[t]['lambda_C2_stat']['eigvals'] for t in TAU_VALUES
    ]),
    'lambda_C2_pert_signed': np.array([
        geometry[t]['perturbed']['lambda_C2']['lambda_min_signed'] for t in TAU_VALUES
    ]),
    'lambda_C2_pert_eigs': np.array([
        geometry[t]['perturbed']['lambda_C2']['eigvals'] for t in TAU_VALUES
    ]),
    'C2_sect_K_mean': np.array([geometry[t]['C2_sect']['K_mean_C2'] for t in TAU_VALUES]),
    'C2_sect_K_min': np.array([geometry[t]['C2_sect']['K_min_C2'] for t in TAU_VALUES]),
    'C2_sect_K_primary': np.array([geometry[t]['C2_sect']['K_ij_primary'] for t in TAU_VALUES]),
    'verdict': np.array([verdict]),
    'verdict_reason': np.array([verdict_reason]),
    'type_D_persists_stat': np.array([type_D_persists_stat]),
    'type_D_persists_pert': np.array([type_D_persists_pert]),
    'rel_at_phase': np.array([rel_at_phase]),
    'sign_change_lambda_C2': np.array([sign_change]),
    'invariant_detects_zero': np.array([invariant_detects_zero]),
    'c2_zero_detected': np.array([c2_zero_detected]),
    'max_trace_err_pert': np.array([max_trace_err]),
    'TOL_TYPE_D': np.array([TOL_TYPE_D]),
    'TOL_ZERO': np.array([TOL_ZERO]),
    'TOL_TRACE': np.array([TOL_TRACE]),
}

script_dir = os.path.dirname(os.path.abspath(__file__))
npz_path = os.path.join(script_dir, 's78_cmpp_tau_0p537.npz')  # (local)
np.savez(npz_path, **save_data)
print(f"\nSaved: {npz_path}")


# =============================================================================
# PLOTS
# =============================================================================

fig, axes = plt.subplots(2, 2, figsize=(14, 10))
fig.suptitle('S78-W3-H: CMPP Type D at tau = 0.537 under Ansatz-Breaking Perturbation',
             fontsize=14, fontweight='bold')

# Plot 1: lambda_C2 across tau
ax = axes[0, 0]
lams_stat_signed = [geometry[t]['lambda_C2_stat']['lambda_min_signed'] for t in TAU_VALUES]
lams_pert_signed = [geometry[t]['perturbed']['lambda_C2']['lambda_min_signed'] for t in TAU_VALUES]
ax.plot(TAU_VALUES, lams_stat_signed, 'o-', label='unperturbed', lw=2, ms=8)
ax.plot(TAU_VALUES, lams_pert_signed, 's--', label=f'perturbed (eps={EPSILON})',
        lw=2, ms=8, alpha=0.8)  # (local)
ax.axhline(0, color='k', lw=0.5, alpha=0.5)
ax.axvline(TAU_PHASE, color='r', lw=1, ls=':', alpha=0.5, label='phase (0.537)')
ax.set_xlabel('tau')
ax.set_ylabel('lambda_C2 (min signed eig of C | Lambda^2(C^2))')
ax.set_title('Pre-registered CMPP invariant: lambda_C2(tau)')
ax.legend()
ax.grid(True, alpha=0.3)

# Plot 2: C^2 sectional curvature
ax = axes[0, 1]
c2_means = [geometry[t]['C2_sect']['K_mean_C2'] for t in TAU_VALUES]
c2_mins = [geometry[t]['C2_sect']['K_min_C2'] for t in TAU_VALUES]
c2_prims = [geometry[t]['C2_sect']['K_ij_primary'] for t in TAU_VALUES]
ax.plot(TAU_VALUES, c2_means, 'o-', label='mean C^2 sect', lw=2, ms=8)
ax.plot(TAU_VALUES, c2_mins, 's--', label='min C^2 sect', lw=1.5, alpha=0.7)
ax.plot(TAU_VALUES, c2_prims, '^:', label='primary (e_7,e_8)', lw=1.5, alpha=0.7)
ax.axhline(0, color='k', lw=0.5, alpha=0.5)
ax.axvline(TAU_PHASE, color='r', lw=1, ls=':', alpha=0.5, label='phase (0.537)')
ax.set_xlabel('tau')
ax.set_ylabel('C^2 sectional curvature')
ax.set_title('Cross-check 2: C^2 sect. curv. zero at 0.537 (S48)')
ax.legend()
ax.grid(True, alpha=0.3)

# Plot 3: 27J^2/I^3 Type-D discriminant
ax = axes[1, 0]
ax.semilogy(TAU_VALUES, disc_stat, 'o-', label='unperturbed', lw=2, ms=8)
ax.semilogy(TAU_VALUES, disc_pert, 's--', label=f'perturbed (eps={EPSILON})',
            lw=2, ms=8, alpha=0.8)  # (local)
ax.axhline(TOL_TYPE_D, color='r', lw=1, ls=':', alpha=0.7, label=f'tol={TOL_TYPE_D}')
ax.axvline(TAU_PHASE, color='r', lw=1, ls=':', alpha=0.5)
ax.set_xlabel('tau')
ax.set_ylabel('|27J^2 - I^3| / |I^3|')
ax.set_title('Type D discriminant: 27J^2 = I^3')
ax.legend()
ax.grid(True, alpha=0.3)

# Plot 4: C^2-restricted Weyl spectrum at each tau
ax = axes[1, 1]
for idx, (tau, label) in enumerate(zip(TAU_VALUES, TAU_LABELS)):
    eigs_stat = geometry[tau]['lambda_C2_stat']['eigvals']
    eigs_pert = geometry[tau]['perturbed']['lambda_C2']['eigvals']
    x_stat = np.full_like(eigs_stat, idx - 0.1)
    x_pert = np.full_like(eigs_pert, idx + 0.1)
    ax.scatter(x_stat, eigs_stat, marker='o', s=40, alpha=0.8,
               label=f'{label} stat' if idx == 0 else None, color='C0')
    ax.scatter(x_pert, eigs_pert, marker='s', s=40, alpha=0.8,
               label=f'{label} pert' if idx == 0 else None, color='C1')
ax.axhline(0, color='k', lw=0.5, alpha=0.5)
ax.set_xticks([0, 1, 2])
ax.set_xticklabels([f'{t:.3f}' for t in TAU_VALUES])
ax.set_xlabel('tau')
ax.set_ylabel('Eigenvalues of C | Lambda^2(C^2 sector)')
ax.set_title('C^2-restricted Weyl spectrum')
ax.legend()
ax.grid(True, alpha=0.3)

plt.tight_layout()
png_path = os.path.join(script_dir, 's78_cmpp_tau_0p537.png')  # (local)
plt.savefig(png_path, dpi=140, bbox_inches='tight')
print(f"Saved: {png_path}")

t_total = time.time() - t_start  # (local)
print(f"\nTotal runtime: {t_total:.1f} s")

print(f"\nS78-W3-H-CMPP-TAU-0.537: {verdict} — "
      f"Type-D-under-perturbation={'Y' if type_D_persists_pert else 'N'}, "
      f"invariant=lambda_C2, "
      f"lambda_C2(0.537)={lam_phase:.3e}, "
      f"C^2(tau=0.537)={c2_sect_phase:.3e}")
